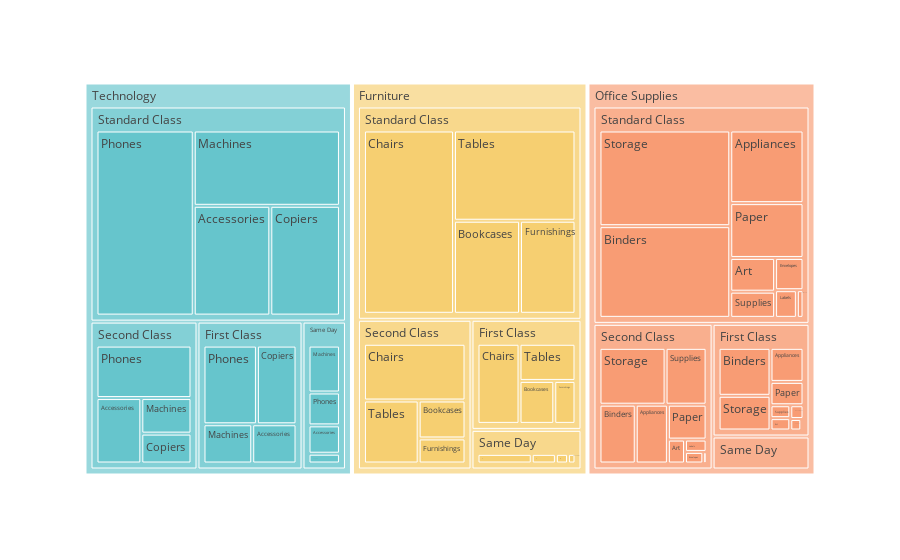

Notebook cell for this chart:
### Code cell
# To analyse the hierarchical relationship and distribution of total sales 
# across different categories, ship modes, and sub-categories within the dataset we will create a treemap
storesalesSummary = storeSlsDF.groupby(['Category', 'Ship Mode', 'Sub-Category'])['Sales'].sum().reset_index() #

fig = px.treemap(storesalesSummary, path=['Category', 'Ship Mode', 'Sub-Category'], values='Sales',
                color_discrete_sequence=px.colors.qualitative.Pastel)
fig.show()

### Figure 1 — Plotly figure (JSON) as saved in the notebook; plotly's stock layout.template omitted (floating-point values rounded to 4 significant figures)
{"data": [{"branchvalues": "total", "domain": {"x": [0, 1], "y": [0, 1]}, "hovertemplate": "labels=%{label}<br>Sales=%{value}<br>parent=%{parent}<br>id=%{id}<extra></extra>", "ids": ["Technology/First Class/Accessories", "Technology/Same Day/Accessories", "Technology/Second Class/Accessories", "Technology/Standard Class/Accessories", "Office Supplies/First Class/Appliances", "Office Supplies/Same Day/Appliances", "Office Supplies/Second Class/Appliances", "Office Supplies/Standard Class/Appliances", "Office Supplies/First Class/Art", "Office Supplies/Same Day/Art", "Office Supplies/Second Class/Art", "Office Supplies/Standard Class/Art", "Office Supplies/First Class/Binders", "Office Supplies/Same Day/Binders", "Office Supplies/Second Class/Binders", "Office Supplies/Standard Class/Binders", "Furniture/First Class/Bookcases", "Furniture/Same Day/Bookcases", "Furniture/Second Class/Bookcases", "Furniture/Standard Class/Bookcases", "Furniture/First Class/Chairs", "Furniture/Same Day/Chairs", "Furniture/Second Class/Chairs", "Furniture/Standard Class/Chairs", "Technology/First Class/Copiers", "Technology/Same Day/Copiers", "Technology/Second Class/Copiers", "Technology/Standard Class/Copiers", "Office Supplies/First Class/Envelopes", "Office Supplies/Same Day/Envelopes", "Office Supplies/Second Class/Envelopes", "Office Supplies/Standard Class/Envelopes", "Office Supplies/First Class/Fasteners", "Office Supplies/Same Day/Fasteners", "Office Supplies/Second Class/Fasteners", "Office Supplies/Standard Class/Fasteners", "Furniture/First Class/Furnishings", "Furniture/Same Day/Furnishings", "Furniture/Second Class/Furnishings", "Furniture/Standard Class/Furnishings", "Office Supplies/First Class/Labels", "Office Supplies/Same Day/Labels", "Office Supplies/Second Class/Labels", "Office Supplies/Standard Class/Labels", "Technology/First Class/Machines", "Technology/Same Day/Machines", "Technology/Second Class/Machines", "Technology/Standard Class/Machines", "Office Supplies/First Class/Paper", "Office Supplies/Same Day/Paper", "Office Supplies/Second Class/Paper", "Office Supplies/Standard Class/Paper", "Technology/First Class/Phones", "Technology/Same Day/Phones", "Technology/Second Class/Phones", "Technology/Standard Class/Phones", "Office Supplies/First Class/Storage", "Office Supplies/Same Day/Storage", "Office Supplies/Second Class/Storage", "Office Supplies/Standard Class/Storage", "Office Supplies/First Class/Supplies", "Office Supplies/Same Day/Supplies", "Office Supplies/Second Class/Supplies", "Office Supplies/Standard Class/Supplies", "Furniture/First Class/Tables", "Furniture/Same Day/Tables", "Furniture/Second Class/Tables", "Furniture/Standard Class/Tables", "Furniture/First Class", "Office Supplies/First Class", "Technology/First Class", "Furniture/Same Day", "Office Supplies/Same Day", "Technology/Same Day", "Furniture/Second Class", "Office Supplies/Second Class", "Technology/Second Class", "Furniture/Standard Class", "Office Supplies/Standard Class", "Technology/Standard Class", "Furniture", "Office Supplies", "Technology"], "labels": ["Accessories", "Accessories", "Accessories", "Accessories", "Appliances", "Appliances", "Appliances", "Appliances", "Art", "Art", "Art", "Art", "Binders", "Binders", "Binders", "Binders", "Bookcases", "Bookcases", "Bookcases", "Bookcases", "Chairs", "Chairs", "Chairs", "Chairs", "Copiers", "Copiers", "Copiers", "Copiers", "Envelopes", "Envelopes", "Envelopes", "Envelopes", "Fasteners", "Fasteners", "Fasteners", "Fasteners", "Furnishings", "Furnishings", "Furnishings", "Furnishings", "Labels", "Labels", "Labels", "Labels", "Machines", "Machines", "Machines", "Machines", "Paper", "Paper", "Paper", "Paper", "Phones", "Phones", "Phones", "Phones", "Storage", "Storage", "Storage", "Storage", "Supplies", "Supplies", "Supplies", "Supplies", "Tables", "Tables", "Tables", "Tables", "First Class", "First Class", "First Class", "Same Day", "Same Day", "Same Day", "Second Class", "Second Class", "Second Class", "Standard Class", "Standard Class", "Standard Class", "Furniture", "Office Supplies", "Technology"], "name": "", "parents": ["Technology/First Class", "Technology/Same Day", "Technology/Second Class", "Technology/Standard Class", "Office Supplies/First Class", "Office Supplies/Same Day", "Office Supplies/Second Class", "Office Supplies/Standard Class", "Office Supplies/First Class", "Office Supplies/Same Day", "Office Supplies/Second Class", "Office Supplies/Standard Class", "Office Supplies/First Class", "Office Supplies/Same Day", "Office Supplies/Second Class", "Office Supplies/Standard Class", "Furniture/First Class", "Furniture/Same Day", "Furniture/Second Class", "Furniture/Standard Class", "Furniture/First Class", "Furniture/Same Day", "Furniture/Second Class", "Furniture/Standard Class", "Technology/First Class", "Technology/Same Day", "Technology/Second Class", "Technology/Standard Class", "Office Supplies/First Class", "Office Supplies/Same Day", "Office Supplies/Second Class", "Office Supplies/Standard Class", "Office Supplies/First Class", "Office Supplies/Same Day", "Office Supplies/Second Class", "Office Supplies/Standard Class", "Furniture/First Class", "Furniture/Same Day", "Furniture/Second Class", "Furniture/Standard Class", "Office Supplies/First Class", "Office Supplies/Same Day", "Office Supplies/Second Class", "Office Supplies/Standard Class", "Technology/First Class", "Technology/Same Day", "Technology/Second Class", "Technology/Standard Class", "Office Supplies/First Class", "Office Supplies/Same Day", "Office Supplies/Second Class", "Office Supplies/Standard Class", "Technology/First Class", "Technology/Same Day", "Technology/Second Class", "Technology/Standard Class", "Office Supplies/First Class", "Office Supplies/Same Day", "Office Supplies/Second Class", "Office Supplies/Standard Class", "Office Supplies/First Class", "Office Supplies/Same Day", "Office Supplies/Second Class", "Office Supplies/Standard Class", "Furniture/First Class", "Furniture/Same Day", "Furniture/Second Class", "Furniture/Standard Class", "Furniture", "Office Supplies", "Technology", "Furniture", "Office Supplies", "Technology", "Furniture", "Office Supplies", "Technology", "Furniture", "Office Supplies", "Technology", "", "", ""], "type": "treemap", "values": [21950.0, 13780.0, 36990.0, 91470.0, 15730.0, 6271.0, 23830.0, 58790.0, 3426.0, 1418.0, 5149.0, 16710.0, 34850.0, 5820.0, 26860.0, 132500.0, 20680.0, 2971.0, 22310.0, 67850.0, 46630.0, 21660.0, 72350.0, 182200.0, 39370.0, 4760.0, 18900.0, 83220.0, 2539.0, 790.5, 2674.0, 10120.0, 357.6, 139.8, 478.0, 2027.0, 12630.0, 4850.0, 14740.0, 56990.0, 1772.0, 566.4, 3353.0, 6656.0, 24150.0, 22800.0, 22490.0, 119800.0, 10780.0, 4695.0, 17000.0, 44350.0, 53130.0, 15990.0, 62820.0, 195800.0, 25210.0, 8560.0, 47330.0, 138200.0, 3568.0, 510.3, 29380.0, 12960.0, 28800.0, 9644.0, 43260.0, 121100.0, 108700.0, 98230.0, 138600.0, 39120.0, 28770.0, 57320.0, 152700.0, 156100.0, 141200.0, 428100.0, 422400.0, 490300.0, 728700.0, 705400.0, 827500.0]}], "layout": {"legend": {"tracegroupgap": 0}, "margin": {"t": 60}, "treemapcolorway": ["rgb(102, 197, 204)", "rgb(246, 207, 113)", "rgb(248, 156, 116)", "rgb(220, 176, 242)", "rgb(135, 197, 95)", "rgb(158, 185, 243)", "rgb(254, 136, 177)", "rgb(201, 219, 116)", "rgb(139, 224, 164)", "rgb(180, 151, 231)", "rgb(179, 179, 179)"]}}
